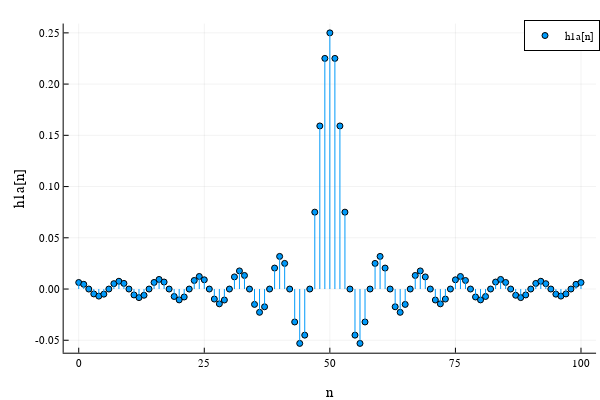

The notebook cell this image was saved under:
### Markdown cell above
### a) Filtro passa-baixas com frequência de corte $w_{c} = \pi / 4$ e ganho 1

A anti-transformada de Fourier em Tempo Discreto irá fornecer a expressão do filtro ideal em função de n, dada por:

$h_{d}[n] = (w_{c}/\pi)*sinc((w_{c}/\pi)*n)$

Assim, temos $h_{d}[n] = (pi/4/pi)*sinc((pi/4/pi)*n) = (1/4)*sinc(n/4)$

Portanto, pelo critérios dos mínimos quadrados, o filtro realizável que melhor aproxima é:

$h[n] = h_{d}[n - L].p_{n}[n]$ , sendo $L = (N-1)/2$ para N ímpar e truncado em N = 101 coeficientes

### Code cell
N = 101

n = 0:N-1

#L = N/2 se N é par

L = (N-1)/2 #se N é impar

ωc = π/4

h1a = ωc/π * sinc.(ωc/π * (n .- L) )

plot(n, h1a, line = :stem, xlabel = "n", ylabel = "h1a[n]", label = "h1a[n]"; marker = (:circle, 3))

### Figure 1 — Plotly figure (JSON) as saved in the notebook; plotly's stock layout.template omitted (floating-point values rounded to 4 significant figures)
{"data": [{"colorbar": {"title": ""}, "legendgroup": "h1a[n]", "marker": {"color": "rgba(0, 154, 250, 1.000)", "line": {"color": "rgba(0, 0, 0, 1.000)", "width": 1}, "size": 6, "symbol": "circle"}, "mode": "markers", "name": "h1a[n]", "showlegend": true, "type": "scatter", "x": [0, 1, 2, 3, 4, 5, 6, 7, 8, 9, 10, 11, 12, 13, 14, 15, 16, 17, 18, 19, 20, 21, 22, 23, 24, 25, 26, 27, 28, 29, 30, 31, 32, 33, 34, 35, 36, 37, 38, 39, 40, 41, 42, 43, 44, 45, 46, 47, 48, 49, 50, 51, 52, 53, 54, 55, 56, 57, 58, 59, 60, 61, 62, 63, 64, 65, 66, 67, 68, 69, 70, 71, 72, 73, 74, 75, 76, 77, 78, 79, 80, 81, 82, 83, 84, 85, 86, 87, 88, 89, 90, 91, 92, 93, 94, 95, 96, 97, 98, 99, 100], "xaxis": "x", "y": [0.006366, 0.004593, 0, -0.004789, -0.00692, -0.005002, 0, 0.005234, 0.007579, 0.00549, 0, -0.005771, -0.008377, -0.006083, 0, 0.006431, 0.009362, 0.006821, 0, -0.007261, -0.01061, -0.007761, 0, 0.008336, 0.01224, 0.009003, 0, -0.009786, -0.01447, -0.01072, 0, 0.01185, 0.01768, 0.01324, 0, -0.01501, -0.02274, -0.01731, 0, 0.02046, 0.03183, 0.02501, 0, -0.03215, -0.05305, -0.04502, 0, 0.07503, 0.1592, 0.2251, 0.25, 0.2251, 0.1592, 0.07503, 0, -0.04502, -0.05305, -0.03215, 0, 0.02501, 0.03183, 0.02046, 0, -0.01731, -0.02274, -0.01501, 0, 0.01324, 0.01768, 0.01185, 0, -0.01072, -0.01447, -0.009786, 0, 0.009003, 0.01224, 0.008336, 0, -0.007761, -0.01061, -0.007261, 0, 0.006821, 0.009362, 0.006431, 0, -0.006083, -0.008377, -0.005771, 0, 0.00549, 0.007579, 0.005234, 0, -0.005002, -0.00692, -0.004789, 0, 0.004593, 0.006366], "yaxis": "y", "zmax": null, "zmin": null}, {"colorbar": {"title": ""}, "legendgroup": "h1a[n]", "line": {"color": "rgba(0, 154, 250, 1.000)", "dash": "solid", "shape": "linear", "width": 1}, "mode": "lines", "name": "h1a[n]", "showlegend": false, "type": "scatter", "x": [0, 0], "xaxis": "x", "y": [0, 0.006366], "yaxis": "y", "zmax": null, "zmin": null}, {"colorbar": {"title": ""}, "legendgroup": "h1a[n]", "line": {"color": "rgba(0, 154, 250, 1.000)", "dash": "solid", "shape": "linear", "width": 1}, "mode": "lines", "name": "h1a[n]", "showlegend": false, "type": "scatter", "x": [1, 1], "xaxis": "x", "y": [0, 0.004593], "yaxis": "y", "zmax": null, "zmin": null}, {"colorbar": {"title": ""}, "legendgroup": "h1a[n]", "line": {"color": "rgba(0, 154, 250, 1.000)", "dash": "solid", "shape": "linear", "width": 1}, "mode": "lines", "name": "h1a[n]", "showlegend": false, "type": "scatter", "x": [2, 2], "xaxis": "x", "y": [0, 0], "yaxis": "y", "zmax": null, "zmin": null}, {"colorbar": {"title": ""}, "legendgroup": "h1a[n]", "line": {"color": "rgba(0, 154, 250, 1.000)", "dash": "solid", "shape": "linear", "width": 1}, "mode": "lines", "name": "h1a[n]", "showlegend": false, "type": "scatter", "x": [3, 3], "xaxis": "x", "y": [0, -0.004789], "yaxis": "y", "zmax": null, "zmin": null}, {"colorbar": {"title": ""}, "legendgroup": "h1a[n]", "line": {"color": "rgba(0, 154, 250, 1.000)", "dash": "solid", "shape": "linear", "width": 1}, "mode": "lines", "name": "h1a[n]", "showlegend": false, "type": "scatter", "x": [4, 4], "xaxis": "x", "y": [0, -0.00692], "yaxis": "y", "zmax": null, "zmin": null}, {"colorbar": {"title": ""}, "legendgroup": "h1a[n]", "line": {"color": "rgba(0, 154, 250, 1.000)", "dash": "solid", "shape": "linear", "width": 1}, "mode": "lines", "name": "h1a[n]", "showlegend": false, "type": "scatter", "x": [5, 5], "xaxis": "x", "y": [0, -0.005002], "yaxis": "y", "zmax": null, "zmin": null}, {"colorbar": {"title": ""}, "legendgroup": "h1a[n]", "line": {"color": "rgba(0, 154, 250, 1.000)", "dash": "solid", "shape": "linear", "width": 1}, "mode": "lines", "name": "h1a[n]", "showlegend": false, "type": "scatter", "x": [6, 6], "xaxis": "x", "y": [0, 0], "yaxis": "y", "zmax": null, "zmin": null}, {"colorbar": {"title": ""}, "legendgroup": "h1a[n]", "line": {"color": "rgba(0, 154, 250, 1.000)", "dash": "solid", "shape": "linear", "width": 1}, "mode": "lines", "name": "h1a[n]", "showlegend": false, "type": "scatter", "x": [7, 7], "xaxis": "x", "y": [0, 0.005234], "yaxis": "y", "zmax": null, "zmin": null}, {"colorbar": {"title": ""}, "legendgroup": "h1a[n]", "line": {"color": "rgba(0, 154, 250, 1.000)", "dash": "solid", "shape": "linear", "width": 1}, "mode": "lines", "name": "h1a[n]", "showlegend": false, "type": "scatter", "x": [8, 8], "xaxis": "x", "y": [0, 0.007579], "yaxis": "y", "zmax": null, "zmin": null}, {"colorbar": {"title": ""}, "legendgroup": "h1a[n]", "line": {"color": "rgba(0, 154, 250, 1.000)", "dash": "solid", "shape": "linear", "width": 1}, "mode": "lines", "name": "h1a[n]", "showlegend": false, "type": "scatter", "x": [9, 9], "xaxis": "x", "y": [0, 0.00549], "yaxis": "y", "zmax": null, "zmin": null}, {"colorbar": {"title": ""}, "legendgroup": "h1a[n]", "line": {"color": "rgba(0, 154, 250, 1.000)", "dash": "solid", "shape": "linear", "width": 1}, "mode": "lines", "name": "h1a[n]", "showlegend": false, "type": "scatter", "x": [10, 10], "xaxis": "x", "y": [0, 0], "yaxis": "y", "zmax": null, "zmin": null}, {"colorbar": {"title": ""}, "legendgroup": "h1a[n]", "line": {"color": "rgba(0, 154, 250, 1.000)", "dash": "solid", "shape": "linear", "width": 1}, "mode": "lines", "name": "h1a[n]", "showlegend": false, "type": "scatter", "x": [11, 11], "xaxis": "x", "y": [0, -0.005771], "yaxis": "y", "zmax": null, "zmin": null}, {"colorbar": {"title": ""}, "legendgroup": "h1a[n]", "line": {"color": "rgba(0, 154, 250, 1.000)", "dash": "solid", "shape": "linear", "width": 1}, "mode": "lines", "name": "h1a[n]", "showlegend": false, "type": "scatter", "x": [12, 12], "xaxis": "x", "y": [0, -0.008377], "yaxis": "y", "zmax": null, "zmin": null}, {"colorbar": {"title": ""}, "legendgroup": "h1a[n]", "line": {"color": "rgba(0, 154, 250, 1.000)", "dash": "solid", "shape": "linear", "width": 1}, "mode": "lines", "name": "h1a[n]", "showlegend": false, "type": "scatter", "x": [13, 13], "xaxis": "x", "y": [0, -0.006083], "yaxis": "y", "zmax": null, "zmin": null}, {"colorbar": {"title": ""}, "legendgroup": "h1a[n]", "line": {"color": "rgba(0, 154, 250, 1.000)", "dash": "solid", "shape": "linear", "width": 1}, "mode": "lines", "name": "h1a[n]", "showlegend": false, "type": "scatter", "x": [14, 14], "xaxis": "x", "y": [0, 0], "yaxis": "y", "zmax": null, "zmin": null}, {"colorbar": {"title": ""}, "legendgroup": "h1a[n]", "line": {"color": "rgba(0, 154, 250, 1.000)", "dash": "solid", "shape": "linear", "width": 1}, "mode": "lines", "name": "h1a[n]", "showlegend": false, "type": "scatter", "x": [15, 15], "xaxis": "x", "y": [0, 0.006431], "yaxis": "y", "zmax": null, "zmin": null}, {"colorbar": {"title": ""}, "legendgroup": "h1a[n]", "line": {"color": "rgba(0, 154, 250, 1.000)", "dash": "solid", "shape": "linear", "width": 1}, "mode": "lines", "name": "h1a[n]", "showlegend": false, "type": "scatter", "x": [16, 16], "xaxis": "x", "y": [0, 0.009362], "yaxis": "y", "zmax": null, "zmin": null}, {"colorbar": {"title": ""}, "legendgroup": "h1a[n]", "line": {"color": "rgba(0, 154, 250, 1.000)", "dash": "solid", "shape": "linear", "width": 1}, "mode": "lines", "name": "h1a[n]", "showlegend": false, "type": "scatter", "x": [17, 17], "xaxis": "x", "y": [0, 0.006821], "yaxis": "y", "zmax": null, "zmin": null}, {"colorbar": {"title": ""}, "legendgroup": "h1a[n]", "line": {"color": "rgba(0, 154, 250, 1.000)", "dash": "solid", "shape": "linear", "width": 1}, "mode": "lines", "name": "h1a[n]", "showlegend": false, "type": "scatter", "x": [18, 18], "xaxis": "x", "y": [0, 0], "yaxis": "y", "zmax": null, "zmin": null}, {"colorbar": {"title": ""}, "legendgroup": "h1a[n]", "line": {"color": "rgba(0, 154, 250, 1.000)", "dash": "solid", "shape": "linear", "width": 1}, "mode": "lines", "name": "h1a[n]", "showlegend": false, "type": "scatter", "x": [19, 19], "xaxis": "x", "y": [0, -0.007261], "yaxis": "y", "zmax": null, "zmin": null}, {"colorbar": {"title": ""}, "legendgroup": "h1a[n]", "line": {"color": "rgba(0, 154, 250, 1.000)", "dash": "solid", "shape": "linear", "width": 1}, "mode": "lines", "name": "h1a[n]", "showlegend": false, "type": "scatter", "x": [20, 20], "xaxis": "x", "y": [0, -0.01061], "yaxis": "y", "zmax": null, "zmin": null}, {"colorbar": {"title": ""}, "legendgroup": "h1a[n]", "line": {"color": "rgba(0, 154, 250, 1.000)", "dash": "solid", "shape": "linear", "width": 1}, "mode": "lines", "name": "h1a[n]", "showlegend": false, "type": "scatter", "x": [21, 21], "xaxis": "x", "y": [0, -0.007761], "yaxis": "y", "zmax": null, "zmin": null}, {"colorbar": {"title": ""}, "legendgroup": "h1a[n]", "line": {"color": "rgba(0, 154, 250, 1.000)", "dash": "solid", "shape": "linear", "width": 1}, "mode": "lines", "name": "h1a[n]", "showlegend": false, "type": "scatter", "x": [22, 22], "xaxis": "x", "y": [0, 0], "yaxis": "y", "zmax": null, "zmin": null}, {"colorbar": {"title": ""}, "legendgroup": "h1a[n]", "line": {"color": "rgba(0, 154, 250, 1.000)", "dash": "solid", "shape": "linear", "width": 1}, "mode": "lines", "name": "h1a[n]", "showlegend": false, "type": "scatter", "x": [23, 23], "xaxis": "x", "y": [0, 0.008336], "yaxis": "y", "zmax": null, "zmin": null}, {"colorbar": {"title": ""}, "legendgroup": "h1a[n]", "line": {"color": "rgba(0, 154, 250, 1.000)", "dash": "solid", "shape": "linear", "width": 1}, "mode": "lines", "name": "h1a[n]", "showlegend": false, "type": "scatter", "x": [24, 24], "xaxis": "x", "y": [0, 0.01224], "yaxis": "y", "zmax": null, "zmin": null}, {"colorbar": {"title": ""}, "legendgroup": "h1a[n]", "line": {"color": "rgba(0, 154, 250, 1.000)", "dash": "solid", "shape": "linear", "width": 1}, "mode": "lines", "name": "h1a[n]", "showlegend": false, "type": "scatter", "x": [25, 25], "xaxis": "x", "y": [0, 0.009003], "yaxis": "y", "zmax": null, "zmin": null}, {"colorbar": {"title": ""}, "legendgroup": "h1a[n]", "line": {"color": "rgba(0, 154, 250, 1.000)", "dash": "solid", "shape": "linear", "width": 1}, "mode": "lines", "name": "h1a[n]", "showlegend": false, "type": "scatter", "x": [26, 26], "xaxis": "x", "y": [0, 0], "yaxis": "y", "zmax": null, "zmin": null}, {"colorbar": {"title": ""}, "legendgroup": "h1a[n]", "line": {"color": "rgba(0, 154, 250, 1.000)", "dash": "solid", "shape": "linear", "width": 1}, "mode": "lines", "name": "h1a[n]", "showlegend": false, "type": "scatter", "x": [27, 27], "xaxis": "x", "y": [0, -0.009786], "yaxis": "y", "zmax": null, "zmin": null}, {"colorbar": {"title": ""}, "legendgroup": "h1a[n]", "line": {"color": "rgba(0, 154, 250, 1.000)", "dash": "solid", "shape": "linear", "width": 1}, "mode": "lines", "name": "h1a[n]", "showlegend": false, "type": "scatter", "x": [28, 28], "xaxis": "x", "y": [0, -0.01447], "yaxis": "y", "zmax": null, "zmin": null}, {"colorbar": {"title": ""}, "legendgroup": "h1a[n]", "line": {"color": "rgba(0, 154, 250, 1.000)", "dash": "solid", "shape": "linear", "width": 1}, "mode": "lines", "name": "h1a[n]", "showlegend": false, "type": "scatter", "x": [29, 29], "xaxis": "x", "y": [0, -0.01072], "yaxis": "y", "zmax": null, "zmin": null}, {"colorbar": {"title": ""}, "legendgroup": "h1a[n]", "line": {"color": "rgba(0, 154, 250, 1.000)", "dash": "solid", "shape": "linear", "width": 1}, "mode": "lines", "name": "h1a[n]", "showlegend": false, "type": "scatter", "x": [30, 30], "xaxis": "x", "y": [0, 0], "yaxis": "y", "zmax": null, "zmin": null}, {"colorbar": {"title": ""}, "legendgroup": "h1a[n]", "line": {"color": "rgba(0, 154, 250, 1.000)", "dash": "solid", "shape": "linear", "width": 1}, "mode": "lines", "name": "h1a[n]", "showlegend": false, "type": "scatter", "x": [31, 31], "xaxis": "x", "y": [0, 0.01185], "yaxis": "y", "zmax": null, "zmin": null}, {"colorbar": {"title": ""}, "legendgroup": "h1a[n]", "line": {"color": "rgba(0, 154, 250, 1.000)", "dash": "solid", "shape": "linear", "width": 1}, "mode": "lines", "name": "h1a[n]", "showlegend": false, "type": "scatter", "x": [32, 32], "xaxis": "x", "y": [0, 0.01768], "yaxis": "y", "zmax": null, "zmin": null}, {"colorbar": {"title": ""}, "legendgroup": "h1a[n]", "line": {"color": "rgba(0, 154, 250, 1.000)", "dash": "solid", "shape": "linear", "width": 1}, "mode": "lines", "name": "h1a[n]", "showlegend": false, "type": "scatter", "x": [33, 33], "xaxis": "x", "y": [0, 0.01324], "yaxis": "y", "zmax": null, "zmin": null}, {"colorbar": {"title": ""}, "legendgroup": "h1a[n]", "line": {"color": "rgba(0, 154, 250, 1.000)", "dash": "solid", "shape": "linear", "width": 1}, "mode": "lines", "name": "h1a[n]", "showlegend": false, "type": "scatter", "x": [34, 34], "xaxis": "x", "y": [0, 0], "yaxis": "y", "zmax": null, "zmin": null}, {"colorbar": {"title": ""}, "legendgroup": "h1a[n]", "line": {"color": "rgba(0, 154, 250, 1.000)", "dash": "solid", "shape": "linear", "width": 1}, "mode": "lines", "name": "h1a[n]", "showlegend": false, "type": "scatter", "x": [35, 35], "xaxis": "x", "y": [0, -0.01501], "yaxis": "y", "zmax": null, "zmin": null}, {"colorbar": {"title": ""}, "legendgroup": "h1a[n]", "line": {"color": "rgba(0, 154, 250, 1.000)", "dash": "solid", "shape": "linear", "width": 1}, "mode": "lines", "name": "h1a[n]", "showlegend": false, "type": "scatter", "x": [36, 36], "xaxis": "x", "y": [0, -0.02274], "yaxis": "y", "zmax": null, "zmin": null}, {"colorbar": {"title": ""}, "legendgroup": "h1a[n]", "line": {"color": "rgba(0, 154, 250, 1.000)", "dash": "solid", "shape": "linear", "width": 1}, "mode": "lines", "name": "h1a[n]", "showlegend": false, "type": "scatter", "x": [37, 37], "xaxis": "x", "y": [0, -0.01731], "yaxis": "y", "zmax": null, "zmin": null}, {"colorbar": {"title": ""}, "legendgroup": "h1a[n]", "line": {"color": "rgba(0, 154, 250, 1.000)", "dash": "solid", "shape": "linear", "width": 1}, "mode": "lines", "name": "h1a[n]", "showlegend": false, "type": "scatter", "x": [38, 38], "xaxis": "x", "y": [0, 0], "yaxis": "y", "zmax": null, "zmin": null}, {"colorbar": {"title": ""}, "legendgroup": "h1a[n]", "line": {"color": "rgba(0, 154, 250, 1.000)", "dash": "solid", "shape": "linear", "width": 1}, "mode": "lines", "name": "h1a[n]", "showlegend": false, "type": "scatter", "x": [39, 39], "xaxis": "x", "y": [0, 0.02046], "yaxis": "y", "zmax": null, "zmin": null}, {"colorbar": {"title": ""}, "legendgroup": "h1a[n]", "line": {"color": "rgba(0, 154, 250, 1.000)", "dash": "solid", "shape": "linear", "width": 1}, "mode": "lines", "name": "h1a[n]", "showlegend": false, "type": "scatter", "x": [40, 40], "xaxis": "x", "y": [0, 0.03183], "yaxis": "y", "zmax": null, "zmin": null}, {"colorbar": {"title": ""}, "legendgroup": "h1a[n]", "line": {"color": "rgba(0, 154, 250, 1.000)", "dash": "solid", "shape": "linear", "width": 1}, "mode": "lines", "name": "h1a[n]", "showlegend": false, "type": "scatter", "x": [41, 41], "xaxis": "x", "y": [0, 0.02501], "yaxis": "y", "zmax": null, "zmin": null}, {"colorbar": {"title": ""}, "legendgroup": "h1a[n]", "line": {"color": "rgba(0, 154, 250, 1.000)", "dash": "solid", "shape": "linear", "width": 1}, "mode": "lines", "name": "h1a[n]", "showlegend": false, "type": "scatter", "x": [42, 42], "xaxis": "x", "y": [0, 0], "yaxis": "y", "zmax": null, "zmin": null}, {"colorbar": {"title": ""}, "legendgroup": "h1a[n]", "line": {"color": "rgba(0, 154, 250, 1.000)", "dash": "solid", "shape": "linear", "width": 1}, "mode": "lines", "name": "h1a[n]", "showlegend": false, "type": "scatter", "x": [43, 43], "xaxis": "x", "y": [0, -0.03215], "yaxis": "y", "zmax": null, "zmin": null}, {"colorbar": {"title": ""}, "legendgroup": "h1a[n]", "line": {"color": "rgba(0, 154, 250, 1.000)", "dash": "solid", "shape": "linear", "width": 1}, "mode": "lines", "name": "h1a[n]", "showlegend": false, "type": "scatter", "x": [44, 44], "xaxis": "x", "y": [0, -0.05305], "yaxis": "y", "zmax": null, "zmin": null}, {"colorbar": {"title": ""}, "legendgroup": "h1a[n]", "line": {"color": "rgba(0, 154, 250, 1.000)", "dash": "solid", "shape": "linear", "width": 1}, "mode": "lines", "name": "h1a[n]", "showlegend": false, "type": "scatter", "x": [45, 45], "xaxis": "x", "y": [0, -0.04502], "yaxis": "y", "zmax": null, "zmin": null}, {"colorbar": {"title": ""}, "legendgroup": "h1a[n]", "line": {"color": "rgba(0, 154, 250, 1.000)", "dash": "solid", "shape": "linear", "width": 1}, "mode": "lines", "name": "h1a[n]", "showlegend": false, "type": "scatter", "x": [46, 46], "xaxis": "x", "y": [0, 0], "yaxis": "y", "zmax": null, "zmin": null}, {"colorbar": {"title": ""}, "legendgroup": "h1a[n]", "line": {"color": "rgba(0, 154, 250, 1.000)", "dash": "solid", "shape": "linear", "width": 1}, "mode": "lines", "name": "h1a[n]", "showlegend": false, "type": "scatter", "x": [47, 47], "xaxis": "x", "y": [0, 0.07503], "yaxis": "y", "zmax": null, "zmin": null}, {"colorbar": {"title": ""}, "legendgroup": "h1a[n]", "line": {"color": "rgba(0, 154, 250, 1.000)", "dash": "solid", "shape": "linear", "width": 1}, "mode": "lines", "name": "h1a[n]", "showlegend": false, "type": "scatter", "x": [48, 48], "xaxis": "x", "y": [0, 0.1592], "yaxis": "y", "zmax": null, "zmin": null}, {"colorbar": {"title": ""}, "legendgroup": "h1a[n]", "line": {"color": "rgba(0, 154, 250, 1.000)", "dash": "solid", "shape": "linear", "width": 1}, "mode": "lines", "name": "h1a[n]", "showlegend": false, "type": "scatter", "x": [49, 49], "xaxis": "x", "y": [0, 0.2251], "yaxis": "y", "zmax": null, "zmin": null}, {"colorbar": {"title": ""}, "legendgroup": "h1a[n]", "line": {"color": "rgba(0, 154, 250, 1.000)", "dash": "solid", "shape": "linear", "width": 1}, "mode": "lines", "name": "h1a[n]", "showlegend": false, "type": "scatter", "x": [50, 50], "xaxis": "x", "y": [0, 0.25], "yaxis": "y", "zmax": null, "zmin": null}, {"colorbar": {"title": ""}, "legendgroup": "h1a[n]", "line": {"color": "rgba(0, 154, 250, 1.000)", "dash": "solid", "shape": "linear", "width": 1}, "mode": "lines", "name": "h1a[n]", "showlegend": false, "type": "scatter", "x": [51, 51], "xaxis": "x", "y": [0, 0.2251], "yaxis": "y", "zmax": null, "zmin": null}, {"colorbar": {"title": ""}, "legendgroup": "h1a[n]", "line": {"color": "rgba(0, 154, 250, 1.000)", "dash": "solid", "shape": "linear", "width": 1}, "mode": "lines", "name": "h1a[n]", "showlegend": false, "type": "scatter", "x": [52, 52], "xaxis": "x", "y": [0, 0.1592], "yaxis": "y", "zmax": null, "zmin": null}, {"colorbar": {"title": ""}, "legendgroup": "h1a[n]", "line": {"color": "rgba(0, 154, 250, 1.000)", "dash": "solid", "shape": "linear", "width": 1}, "mode": "lines", "name": "h1a[n]", "showlegend": false, "type": "scatter", "x": [53, 53], "xaxis": "x", "y": [0, 0.07503], "yaxis": "y", "zmax": null, "zmin": null}, {"colorbar": {"title": ""}, "legendgroup": "h1a[n]", "line": {"color": "rgba(0, 154, 250, 1.000)", "dash": "solid", "shape": "linear", "width": 1}, "mode": "lines", "name": "h1a[n]", "showlegend": false, "type": "scatter", "x": [54, 54], "xaxis": "x", "y": [0, 0], "yaxis": "y", "zmax": null, "zmin": null}, {"colorbar": {"title": ""}, "legendgroup": "h1a[n]", "line": {"color": "rgba(0, 154, 250, 1.000)", "dash": "solid", "shape": "linear", "width": 1}, "mode": "lines", "name": "h1a[n]", "showlegend": false, "type": "scatter", "x": [55, 55], "xaxis": "x", "y": [0, -0.04502], "yaxis": "y", "zmax": null, "zmin": null}, {"colorbar": {"title": ""}, "legendgroup": "h1a[n]", "line": {"color": "rgba(0, 154, 250, 1.000)", "dash": "solid", "shape": "linear", "width": 1}, "mode": "lines", "name": "h1a[n]", "showlegend": false, "type": "scatter", "x": [56, 56], "xaxis": "x", "y": [0, -0.05305], "yaxis": "y", "zmax": null, "zmin": null}, {"colorbar": {"title": ""}, "legendgroup": "h1a[n]", "line": {"color": "rgba(0, 154, 250, 1.000)", "dash": "solid", "shape": "linear", "width": 1}, "mode": "lines", "name": "h1a[n]", "showlegend": false, "type": "scatter", "x": [57, 57], "xaxis": "x", "y": [0, -0.03215], "yaxis": "y", "zmax": null, "zmin": null}, {"colorbar": {"title": ""}, "legendgroup": "h1a[n]", "line": {"color": "rgba(0, 154, 250, 1.000)", "dash": "solid", "shape": "linear", "width": 1}, "mode": "lines", "name": "h1a[n]", "showlegend": false, "type": "scatter", "x": [58, 58], "xaxis": "x", "y": [0, 0], "yaxis": "y", "zmax": null, "zmin": null}, {"colorbar": {"title": ""}, "legendgroup": "h1a[n]", "line": {"color": "rgba(0, 154, 250, 1.000)", "dash": "solid", "shape": "linear", "width": 1}, "mode": "lines", "name": "h1a[n]", "showlegend": false, "type": "scatter", "x": [59, 59], "xaxis": "x", "y": [0, 0.02501], "yaxis": "y", "zmax": null, "zmin": null}, {"colorbar": {"title": ""}, "legendgroup": "h1a[n]", "line": {"color": "rgba(0, 154, 250, 1.000)", "dash": "solid", "shape": "linear", "width": 1}, "mode": "lines", "name": "h1a[n]", "showlegend": false, "type": "scatter", "x": [60, 60], "xaxis": "x", "y": [0, 0.03183], "yaxis": "y", "zmax": null, "zmin": null}, {"colorbar": {"title": ""}, "legendgroup": "h1a[n]", "line": {"color": "rgba(0, 154, 250, 1.000)", "dash": "solid", "shape": "linear", "width": 1}, "mode": "lines", "name": "h1a[n]", "showlegend": false, "type": "scatter", "x": [61, 61], "xaxis": "x", "y": [0, 0.02046], "yaxis": "y", "zmax": null, "zmin": null}, {"colorbar": {"title": ""}, "legendgroup": "h1a[n]", "line": {"color": "rgba(0, 154, 250, 1.000)", "dash": "solid", "shape": "linear", "width": 1}, "mode": "lines", "name": "h1a[n]", "showlegend": false, "type": "scatter", "x": [62, 62], "xaxis": "x", "y": [0, 0], "yaxis": "y", "zmax": null, "zmin": null}, {"colorbar": {"title": ""}, "legendgroup": "h1a[n]", "line": {"color": "rgba(0, 154, 250, 1.000)", "dash": "solid", "shape": "linear", "width": 1}, "mode": "lines", "name": "h1a[n]", "showlegend": false, "type": "scatter", "x": [63, 63], "xaxis": "x", "y": [0, -0.01731], "yaxis": "y", "zmax": null, "zmin": null}, {"colorbar": {"title": ""}, "legendgroup": "h1a[n]", "line": {"color": "rgba(0, 154, 250, 1.000)", "dash": "solid", "shape": "linear", "width": 1}, "mode": "lines", "name": "h1a[n]", "showlegend": false, "type": "scatter", "x": [64, 64], "xaxis": "x", "y": [0, -0.02274], "yaxis": "y", "zmax": null, "zmin": null}, {"colorbar": {"title": ""}, "legendgroup": "h1a[n]", "line": {"color": "rgba(0, 154, 250, 1.000)", "dash": "solid", "shape": "linear", "width": 1}, "mode": "lines", "name": "h1a[n]", "showlegend": false, "type": "scatter", "x": [65, 65], "xaxis": "x", "y": [0, -0.01501], "yaxis": "y", "zmax": null, "zmin": null}, {"colorbar": {"title": ""}, "legendgroup": "h1a[n]", "line": {"color": "rgba(0, 154, 250, 1.000)", "dash": "solid", "shape": "linear", "width": 1}, "mode": "lines", "name": "h1a[n]", "showlegend": false, "type": "scatter", "x": [66, 66], "xaxis": "x", "y": [0, 0], "yaxis": "y", "zmax": null, "zmin": null}, {"colorbar": {"title": ""}, "legendgroup": "h1a[n]", "line": {"color": "rgba(0, 154, 250, 1.000)", "dash": "solid", "shape": "linear", "width": 1}, "mode": "lines", "name": "h1a[n]", "showlegend": false, "type": "scatter", "x": [67, 67], "xaxis": "x", "y": [0, 0.01324], "yaxis": "y", "zmax": null, "zmin": null}, {"colorbar": {"title": ""}, "legendgroup": "h1a[n]", "line": {"color": "rgba(0, 154, 250, 1.000)", "dash": "solid", "shape": "linear", "width": 1}, "mode": "lines", "name": "h1a[n]", "showlegend": false, "type": "scatter", "x": [68, 68], "xaxis": "x", "y": [0, 0.01768], "yaxis": "y", "zmax": null, "zmin": null}, {"colorbar": {"title": ""}, "legendgroup": "h1a[n]", "line": {"color": "rgba(0, 154, 250, 1.000)", "dash": "solid", "shape": "linear", "width": 1}, "mode": "lines", "name": "h1a[n]", "showlegend": false, "type": "scatter", "x": [69, 69], "xaxis": "x", "y": [0, 0.01185], "yaxis": "y", "zmax": null, "zmin": null}, {"colorbar": {"title": ""}, "legendgroup": "h1a[n]", "line": {"color": "rgba(0, 154, 250, 1.000)", "dash": "solid", "shape": "linear", "width": 1}, "mode": "lines", "name": "h1a[n]", "showlegend": false, "type": "scatter", "x": [70, 70], "xaxis": "x", "y": [0, 0], "yaxis": "y", "zmax": null, "zmin": null}, {"colorbar": {"title": ""}, "legendgroup": "h1a[n]", "line": {"color": "rgba(0, 154, 250, 1.000)", "dash": "solid", "shape": "linear", "width": 1}, "mode": "lines", "name": "h1a[n]", "showlegend": false, "type": "scatter", "x": [71, 71], "xaxis": "x", "y": [0, -0.01072], "yaxis": "y", "zmax": null, "zmin": null}, {"colorbar": {"title": ""}, "legendgroup": "h1a[n]", "line": {"color": "rgba(0, 154, 250, 1.000)", "dash": "solid", "shape": "linear", "width": 1}, "mode": "lines", "name": "h1a[n]", "showlegend": false, "type": "scatter", "x": [72, 72], "xaxis": "x", "y": [0, -0.01447], "yaxis": "y", "zmax": null, "zmin": null}, {"colorbar": {"title": ""}, "legendgroup": "h1a[n]", "line": {"color": "rgba(0, 154, 250, 1.000)", "dash": "solid", "shape": "linear", "width": 1}, "mode": "lines", "name": "h1a[n]", "showlegend": false, "type": "scatter", "x": [73, 73], "xaxis": "x", "y": [0, -0.009786], "yaxis": "y", "zmax": null, "zmin": null}, {"colorbar": {"title": ""}, "legendgroup": "h1a[n]", "line": {"color": "rgba(0, 154, 250, 1.000)", "dash": "solid", "shape": "linear", "width": 1}, "mode": "lines", "name": "h1a[n]", "showlegend": false, "type": "scatter", "x": [74, 74], "xaxis": "x", "y": [0, 0], "yaxis": "y", "zmax": null, "zmin": null}, {"colorbar": {"title": ""}, "legendgroup": "h1a[n]", "line": {"color": "rgba(0, 154, 250, 1.000)", "dash": "solid", "shape": "linear", "width": 1}, "mode": "lines", "name": "h1a[n]", "showlegend": false, "type": "scatter", "x": [75, 75], "xaxis": "x", "y": [0, 0.009003], "yaxis": "y", "zmax": null, "zmin": null}, {"colorbar": {"title": ""}, "legendgroup": "h1a[n]", "line": {"color": "rgba(0, 154, 250, 1.000)", "dash": "solid", "shape": "linear", "width": 1}, "mode": "lines", "name": "h1a[n]", "showlegend": false, "type": "scatter", "x": [76, 76], "xaxis": "x", "y": [0, 0.01224], "yaxis": "y", "zmax": null, "zmin": null}, {"colorbar": {"title": ""}, "legendgroup": "h1a[n]", "line": {"color": "rgba(0, 154, 250, 1.000)", "dash": "solid", "shape": "linear", "width": 1}, "mode": "lines", "name": "h1a[n]", "showlegend": false, "type": "scatter", "x": [77, 77], "xaxis": "x", "y": [0, 0.008336], "yaxis": "y", "zmax": null, "zmin": null}, {"colorbar": {"title": ""}, "legendgroup": "h1a[n]", "line": {"color": "rgba(0, 154, 250, 1.000)", "dash": "solid", "shape": "linear", "width": 1}, "mode": "lines", "name": "h1a[n]", "showlegend": false, "type": "scatter", "x": [78, 78], "xaxis": "x", "y": [0, 0], "yaxis": "y", "zmax": null, "zmin": null}, {"colorbar": {"title": ""}, "legendgroup": "h1a[n]", "line": {"color": "rgba(0, 154, 250, 1.000)", "dash": "solid", "shape": "linear", "width": 1}, "mode": "lines", "name": "h1a[n]", "showlegend": false, "type": "scatter", "x": [79, 79], "xaxis": "x", "y": [0, -0.007761], "yaxis": "y", "zmax": null, "zmin": null}, {"colorbar": {"title": ""}, "legendgroup": "h1a[n]", "line": {"color": "rgba(0, 154, 250, 1.000)", "dash": "solid", "shape": "linear", "width": 1}, "mode": "lines", "name": "h1a[n]", "showlegend": false, "type": "scatter", "x": [80, 80], "xaxis": "x", "y": [0, -0.01061], "yaxis": "y", "zmax": null, "zmin": null}, {"colorbar": {"title": ""}, "legendgroup": "h1a[n]", "line": {"color": "rgba(0, 154, 250, 1.000)", "dash": "solid", "shape": "linear", "width": 1}, "mode": "lines", "name": "h1a[n]", "showlegend": false, "type": "scatter", "x": [81, 81], "xaxis": "x", "y": [0, -0.007261], "yaxis": "y", "zmax": null, "zmin": null}, {"colorbar": {"title": ""}, "legendgroup": "h1a[n]", "line": {"color": "rgba(0, 154, 250, 1.000)", "dash": "solid", "shape": "linear", "width": 1}, "mode": "lines", "name": "h1a[n]", "showlegend": false, "type": "scatter", "x": [82, 82], "xaxis": "x", "y": [0, 0], "yaxis": "y", "zmax": null, "zmin": null}, {"colorbar": {"title": ""}, "legendgroup": "h1a[n]", "line": {"color": "rgba(0, 154, 250, 1.000)", "dash": "solid", "shape": "linear", "width": 1}, "mode": "lines", "name": "h1a[n]", "showlegend": false, "type": "scatter", "x": [83, 83], "xaxis": "x", "y": [0, 0.006821], "yaxis": "y", "zmax": null, "zmin": null}, {"colorbar": {"title": ""}, "legendgroup": "h1a[n]", "line": {"color": "rgba(0, 154, 250, 1.000)", "dash": "solid", "shape": "linear", "width": 1}, "mode": "lines", "name": "h1a[n]", "showlegend": false, "type": "scatter", "x": [84, 84], "xaxis": "x", "y": [0, 0.009362], "yaxis": "y", "zmax": null, "zmin": null}, {"colorbar": {"title": ""}, "legendgroup": "h1a[n]", "line": {"color": "rgba(0, 154, 250, 1.000)", "dash": "solid", "shape": "linear", "width": 1}, "mode": "lines", "name": "h1a[n]", "showlegend": false, "type": "scatter", "x": [85, 85], "xaxis": "x", "y": [0, 0.006431], "yaxis": "y", "zmax": null, "zmin": null}, {"colorbar": {"title": ""}, "legendgroup": "h1a[n]", "line": {"color": "rgba(0, 154, 250, 1.000)", "dash": "solid", "shape": "linear", "width": 1}, "mode": "lines", "name": "h1a[n]", "showlegend": false, "type": "scatter", "x": [86, 86], "xaxis": "x", "y": [0, 0], "yaxis": "y", "zmax": null, "zmin": null}, {"colorbar": {"title": ""}, "legendgroup": "h1a[n]", "line": {"color": "rgba(0, 154, 250, 1.000)", "dash": "solid", "shape": "linear", "width": 1}, "mode": "lines", "name": "h1a[n]", "showlegend": false, "type": "scatter", "x": [87, 87], "xaxis": "x", "y": [0, -0.006083], "yaxis": "y", "zmax": null, "zmin": null}, {"colorbar": {"title": ""}, "legendgroup": "h1a[n]", "line": {"color": "rgba(0, 154, 250, 1.000)", "dash": "solid", "shape": "linear", "width": 1}, "mode": "lines", "name": "h1a[n]", "showlegend": false, "type": "scatter", "x": [88, 88], "xaxis": "x", "y": [0, -0.008377], "yaxis": "y", "zmax": null, "zmin": null}, {"colorbar": {"title": ""}, "legendgroup": "h1a[n]", "line": {"color": "rgba(0, 154, 250, 1.000)", "dash": "solid", "shape": "linear", "width": 1}, "mode": "lines", "name": "h1a[n]", "showlegend": false, "type": "scatter", "x": [89, 89], "xaxis": "x", "y": [0, -0.005771], "yaxis": "y", "zmax": null, "zmin": null}, {"colorbar": {"title": ""}, "legendgroup": "h1a[n]", "line": {"color": "rgba(0, 154, 250, 1.000)", "dash": "solid", "shape": "linear", "width": 1}, "mode": "lines", "name": "h1a[n]", "showlegend": false, "type": "scatter", "x": [90, 90], "xaxis": "x", "y": [0, 0], "yaxis": "y", "zmax": null, "zmin": null}, {"colorbar": {"title": ""}, "legendgroup": "h1a[n]", "line": {"color": "rgba(0, 154, 250, 1.000)", "dash": "solid", "shape": "linear", "width": 1}, "mode": "lines", "name": "h1a[n]", "showlegend": false, "type": "scatter", "x": [91, 91], "xaxis": "x", "y": [0, 0.00549], "yaxis": "y", "zmax": null, "zmin": null}, {"colorbar": {"title": ""}, "legendgroup": "h1a[n]", "line": {"color": "rgba(0, 154, 250, 1.000)", "dash": "solid", "shape": "linear", "width": 1}, "mode": "lines", "name": "h1a[n]", "showlegend": false, "type": "scatter", "x": [92, 92], "xaxis": "x", "y": [0, 0.007579], "yaxis": "y", "zmax": null, "zmin": null}, {"colorbar": {"title": ""}, "legendgroup": "h1a[n]", "line": {"color": "rgba(0, 154, 250, 1.000)", "dash": "solid", "shape": "linear", "width": 1}, "mode": "lines", "name": "h1a[n]", "showlegend": false, "type": "scatter", "x": [93, 93], "xaxis": "x", "y": [0, 0.005234], "yaxis": "y", "zmax": null, "zmin": null}, {"colorbar": {"title": ""}, "legendgroup": "h1a[n]", "line": {"color": "rgba(0, 154, 250, 1.000)", "dash": "solid", "shape": "linear", "width": 1}, "mode": "lines", "name": "h1a[n]", "showlegend": false, "type": "scatter", "x": [94, 94], "xaxis": "x", "y": [0, 0], "yaxis": "y", "zmax": null, "zmin": null}, {"colorbar": {"title": ""}, "legendgroup": "h1a[n]", "line": {"color": "rgba(0, 154, 250, 1.000)", "dash": "solid", "shape": "linear", "width": 1}, "mode": "lines", "name": "h1a[n]", "showlegend": false, "type": "scatter", "x": [95, 95], "xaxis": "x", "y": [0, -0.005002], "yaxis": "y", "zmax": null, "zmin": null}, {"colorbar": {"title": ""}, "legendgroup": "h1a[n]", "line": {"color": "rgba(0, 154, 250, 1.000)", "dash": "solid", "shape": "linear", "width": 1}, "mode": "lines", "name": "h1a[n]", "showlegend": false, "type": "scatter", "x": [96, 96], "xaxis": "x", "y": [0, -0.00692], "yaxis": "y", "zmax": null, "zmin": null}, {"colorbar": {"title": ""}, "legendgroup": "h1a[n]", "line": {"color": "rgba(0, 154, 250, 1.000)", "dash": "solid", "shape": "linear", "width": 1}, "mode": "lines", "name": "h1a[n]", "showlegend": false, "type": "scatter", "x": [97, 97], "xaxis": "x", "y": [0, -0.004789], "yaxis": "y", "zmax": null, "zmin": null}, {"colorbar": {"title": ""}, "legendgroup": "h1a[n]", "line": {"color": "rgba(0, 154, 250, 1.000)", "dash": "solid", "shape": "linear", "width": 1}, "mode": "lines", "name": "h1a[n]", "showlegend": false, "type": "scatter", "x": [98, 98], "xaxis": "x", "y": [0, 0], "yaxis": "y", "zmax": null, "zmin": null}, {"colorbar": {"title": ""}, "legendgroup": "h1a[n]", "line": {"color": "rgba(0, 154, 250, 1.000)", "dash": "solid", "shape": "linear", "width": 1}, "mode": "lines", "name": "h1a[n]", "showlegend": false, "type": "scatter", "x": [99, 99], "xaxis": "x", "y": [0, 0.004593], "yaxis": "y", "zmax": null, "zmin": null}, {"colorbar": {"title": ""}, "legendgroup": "h1a[n]", "line": {"color": "rgba(0, 154, 250, 1.000)", "dash": "solid", "shape": "linear", "width": 1}, "mode": "lines", "name": "h1a[n]", "showlegend": false, "type": "scatter", "x": [100, 100], "xaxis": "x", "y": [0, 0.006366], "yaxis": "y", "zmax": null, "zmin": null}], "layout": {"annotations": [], "height": 400, "legend": {"bgcolor": "rgba(255, 255, 255, 1.000)", "bordercolor": "rgba(0, 0, 0, 1.000)", "borderwidth": 1, "font": {"color": "rgba(0, 0, 0, 1.000)", "family": "sans-serif", "size": 11}, "title": {"font": {"color": "rgba(0, 0, 0, 1.000)", "family": "sans-serif", "size": 15}, "text": ""}, "tracegroupgap": 0, "traceorder": "normal", "x": 1, "xanchor": "auto", "y": 1, "yanchor": "auto"}, "margin": {"b": 20, "l": 0, "r": 0, "t": 20}, "paper_bgcolor": "rgba(255, 255, 255, 1.000)", "plot_bgcolor": "rgba(255, 255, 255, 1.000)", "showlegend": true, "width": 600, "xaxis": {"anchor": "y", "domain": [0.1061, 0.9934], "gridcolor": "rgba(0, 0, 0, 0.100)", "gridwidth": 0.5, "linecolor": "rgba(0, 0, 0, 1.000)", "mirror": false, "range": [-3, 103], "showgrid": true, "showline": true, "showticklabels": true, "tickangle": 0, "tickcolor": "rgb(0, 0, 0)", "tickfont": {"color": "rgba(0, 0, 0, 1.000)", "family": "sans-serif", "size": 11}, "tickmode": "array", "ticks": "inside", "ticktext": ["0", "25", "50", "75", "100"], "tickvals": [0, 25, 50, 75, 100], "title": "n", "titlefont": {"color": "rgba(0, 0, 0, 1.000)", "family": "sans-serif", "size": 15}, "type": "-", "visible": true, "zeroline": false, "zerolinecolor": "rgba(0, 0, 0, 1.000)"}, "yaxis": {"anchor": "x", "domain": [0.07581, 0.9902], "gridcolor": "rgba(0, 0, 0, 0.100)", "gridwidth": 0.5, "linecolor": "rgba(0, 0, 0, 1.000)", "mirror": false, "range": [-0.06214, 0.2591], "showgrid": true, "showline": true, "showticklabels": true, "tickangle": 0, "tickcolor": "rgb(0, 0, 0)", "tickfont": {"color": "rgba(0, 0, 0, 1.000)", "family": "sans-serif", "size": 11}, "tickmode": "array", "ticks": "inside", "ticktext": ["-0.05", "0.00", "0.05", "0.10", "0.15", "0.20", "0.25"], "tickvals": [-0.05, 0, 0.05, 0.1, 0.15, 0.2, 0.25], "title": "h1a[n]", "titlefont": {"color": "rgba(0, 0, 0, 1.000)", "family": "sans-serif", "size": 15}, "type": "-", "visible": true, "zeroline": false, "zerolinecolor": "rgba(0, 0, 0, 1.000)"}}}
